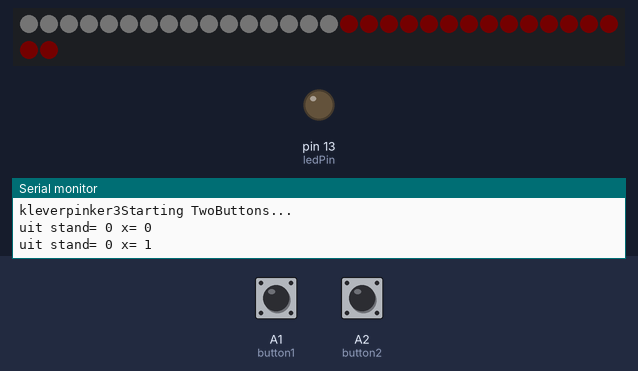
Recording of a sketch running on a simulated Arduino Uno, built with avr-gcc and run on an emulated ATmega328P. Parts: 32 RGB LEDs in strip order, left to right, continuing on the next row, output pins drawn as LEDs (lit = HIGH), the last lines printed to the serial monitor. Inputs (shaded band) come from the test bench; at power-on: A1 (button1) HIGH, A2 (button2) HIGH. Dim RGB values are drawn brighter than linear.

Above: at 2.5 s.
2.6 s: A1 (button1) pulled LOW for 0.15 s
3.3 s: A2 (button2) pulled LOW for 0.15 s
At 3.96 s:
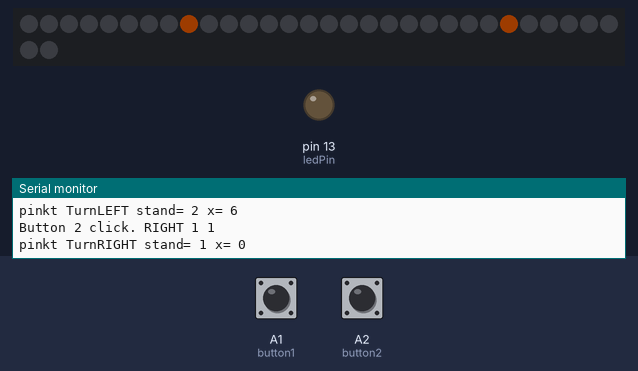
4.0 s: A1 (button1) pulled LOW for 0.15 s
4.7 s: A2 (button2) pulled LOW for 1 s
At 6.7 s:
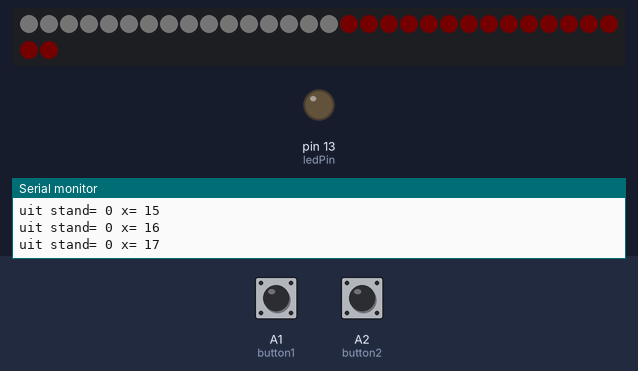
7.2 s: A1 (button1) pulled LOW for 1 s
9.7 s: A2 (button2) pulsed LOW 2 times (0.12 s each, 0.3 s apart)
At 10.52 s:
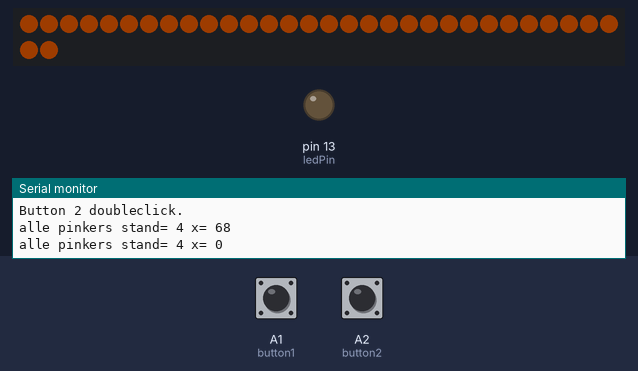
Timing chart, 0 to 12.7 s (numbered marks = the images above; inputs shaded):
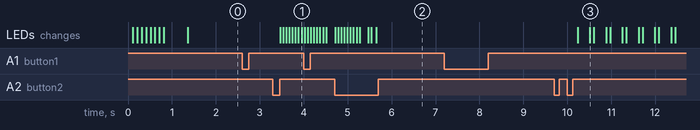

Measured:
- after the input at 4.7 s, the LEDs: first differ from a run without the input after 0.95 s (image 2)
- after the input at 9.7 s, the LEDs: first change after 0.54 s (image 3 shows a later state)

The sketch:

source.ino
```cpp
 //v12345vtm  https://www.youtube.com/watch?v=2PjL_NGj_R0

#include "OneButton.h"

// Setup a new OneButton on pin A1.
OneButton button1(A1, true);
// Setup a new OneButton on pin A2.
OneButton button2(A2, true);

#include <FastLED.h>

// How many leds in your strip?
#define NUM_LEDS 32
#define DATA_PIN 8
const int ledPin = 13;      // the number of the LED pin

// Define the array of leds
CRGB leds[NUM_LEDS];

unsigned long eventInterval = 1070;
unsigned long previousTime = 0;

String standvzaken = "uit";
int stand;

byte prioriteit = 255 ; //hoe lager het getal hoe belanrijker 0= noodstop bijvoorbeeld
int x ;// we mogen geen for loops gebruiken

// toggle Variables will change:
byte TurnLEFT = LOW;         // the current state of the output pin
byte TurnRIGHT = LOW;

void setup() {

  stand = 0;
  x = 0;
  pinMode(ledPin, OUTPUT);
  Serial.begin(115200);


  // link the button 1 functions.
  button1.attachClick(click1);
  button1.attachDoubleClick(doubleclick1);
  button1.attachLongPressStart(longPressStart1);
  button1.attachLongPressStop(longPressStop1);
  button1.attachDuringLongPress(longPress1);

  // link the button 2 functions.
  button2.attachClick(click2);
  button2.attachDoubleClick(doubleclick2);
  button2.attachLongPressStart(longPressStart2);
  button2.attachLongPressStop(longPressStop2);
  button2.attachDuringLongPress(longPress2);

  FastLED.addLeds<NEOPIXEL, DATA_PIN>(leds, NUM_LEDS);  // GRB ordering is assumed
  // https://alloyui.com/examples/color-picker/hsv.html

  FastLED.clear();  // clear all pixel data
  FastLED.show();

  Serial.print("kleverpinker3");
  Serial.println("Starting TwoButtons...");


  //startseq
  for (byte x = 0; x < 8; x++) {
    leds[x] = CHSV(27, 255, 20); //front links
    leds[x + 16] = CHSV(27, 255, 20); //rear links
    leds[15 - x] = CHSV(27, 255, 20); //fronr rechts
    leds[31 - x] = CHSV(27, 255, 20); //rear rechts
    FastLED.show();
    delay(100);
  }
  FastLED.clear();  // clear all pixel data
  FastLED.show();
  delay(250);


  FastLED.clear();  // clear all pixel data
  FastLED.show();
  delay(250);


  // while (1) {}
}

void loop() {  //https://github.com/FastLED/FastLED/wiki/FastLED-HSV-Colors

  /* Updates frequently */
  unsigned long currentTime = millis();

  // keep watching the push buttons:
  button1.tick();
  button2.tick();

  /* This is the event */
  if (currentTime - previousTime >= eventInterval) {
    /* Event code */
    Serial.print (standvzaken);
    Serial.print (" stand= " );
    Serial.print (stand);
    Serial.print (" x= " );
    Serial.println (x);

    //cases
    if (stand  == 5) {
      x = 0;
      FastLED.clear();  // clear all pixel data
      FastLED.show();
    }

    if (stand  == 1) {
      knipperrechts();
      FastLED.show();
      x = x + 1;
    }


    if (stand  == 2) {
      knipperlinks();
      FastLED.show();
      x = x + 1;
    }


    if (stand  == 4) {
      hazard();//4pinkers
      FastLED.show();
      x = x + 1;
    }


    if (stand  == 0) {
      gewoonrijden();//
      FastLED.show();
      x = x + 1;
    }

    /* Update the timing for the next time around */
    previousTime = currentTime;
  }
}


// ----- button 1 callback functions

// This function will be called when the button1 was pressed 1 time (and no 2. button press followed).
void click1() {

  prioriteit = 1 ;
  TurnRIGHT = LOW ; //de andere richting afleggen moest dit aan zijn


  TurnLEFT = !TurnLEFT;

  Serial.println("Button 1 click. LEFT " +   String(prioriteit) + " " + TurnLEFT);
  if (TurnLEFT) {
    standvzaken = "pinkt TurnLEFT";
    stand = 2 ;
    x = 0;
  }
  if (!TurnLEFT) {
    standvzaken = "uit";
    stand = 0 ;
  }

} // click1


// This function will be called when the button1 was pressed 2 times in a short timeframe.
void doubleclick1() {
  Serial.println("Button 1 doubleclick.");
  standvzaken = "uit";
  stand = 5 ;
} // doubleclick1


// This function will be called once, when the button1 is pressed for a long time.
void longPressStart1() {
  Serial.println("Button 1 longPress start");
} // longPressStart1


// This function will be called often, while the button1 is pressed for a long time.
void longPress1() {
  // Serial.println("Button 1 longPress...");
  standvzaken = "drive";
  stand = 0 ;
  TurnLEFT = LOW;         // moesten we hierna willen een pinker aanleggen kan dit
  TurnRIGHT = LOW;
} // longPress1


// This function will be called once, when the button1 is released after beeing pressed for a long time.
void longPressStop1() {
  Serial.println("Button 1 longPress stop");

} // longPressStop1


// ... and the same for button 2:

void click2() {
  prioriteit = 1 ;
  TurnLEFT = LOW ; //de andere richting afleggen moest dit aan zijn
  TurnRIGHT = ! TurnRIGHT;
  Serial.println("Button 2 click. RIGHT " +   String(prioriteit) + " " + TurnRIGHT);
  if (TurnRIGHT) {
    standvzaken = "pinkt TurnRIGHT";
    stand = 1 ;
    x = 0 ;
  }
  if (!TurnRIGHT) {
    standvzaken = "uit";
    stand = 0 ;
  }
} // click2


void doubleclick2() {
  Serial.println("Button 2 doubleclick.");
  standvzaken = "alle pinkers";
  stand = 4 ;
} // doubleclick2


void longPressStart2() {
  Serial.println("Button 2 longPress start");
} // longPressStart2


void longPress2() {
  // Serial.println("Button 2 longPress...");
  standvzaken = "uit";
  stand = 0 ;
  TurnLEFT = LOW;         // moesten we hierna willen een pinker aanleggen kan dit
  TurnRIGHT = LOW;
} // longPress2

void longPressStop2() {
  Serial.println("Button 2 longPress stop");

} // longPressStop2


void knipperrechts()
{

  if (x == 0)
  {
    FastLED.clear();  // clear all pixel data
    FastLED.show();
  }


  if (x < 8)
  {
    // Serial.print ("    stand= " );
    // Serial.println (stand);
    leds[x] = CHSV(0, 0, 0); //front links
    leds[x + 16] = CHSV(0, 0, 0); //rear links
    leds[x + 8] = CHSV(27, 255, 100); //fronr rechts
    leds[x + 24] = CHSV(27, 255, 100); //rear rechts
    eventInterval = 70;
  }
  else {
    x = 0 - 1;
    FastLED.clear();  // clear all pixel data
    FastLED.show();
    eventInterval = 200;
  }
}


void knipperlinks()
{

  if (x == 0)
  {
    FastLED.clear();  // clear all pixel data
    FastLED.show();
  }

  if (x < 8)
  {
    // Serial.print ("    stand= " );
    // Serial.println (stand);
    leds[8 + x] = CHSV(0, 0, 0); //front links
    leds[24 + x] = CHSV(0, 0, 0); //rear links
    leds[7 - x] = CHSV(27, 255, 100); //fronr rechts
    leds[23 - x] = CHSV(27, 255, 100); //rear rechts
    eventInterval = 70;
  }
  else {
    x = 0 - 1;
    FastLED.clear();  // clear all pixel data
    FastLED.show();
    eventInterval = 200;
  }
}


void   hazard() {
  if (x == 0)
  {
    FastLED.clear();  // clear all pixel data
    FastLED.show();
    TurnLEFT = LOW;         // moesten we hierna willen een pinker aanleggen kan dit
    TurnRIGHT = LOW;
  }
  if (x < 1)
  {
    for (byte y = 0; y < 32; y++) {
      leds[y] =  CHSV(27, 255, 100); //eerst alles wit
      FastLED.show();
    }
    eventInterval = 170;
  }
  else {
    x = 0 - 1;
    FastLED.clear();  // clear all pixel data
    FastLED.show();
    eventInterval = 200;
  }
}


void   gewoonrijden() {

  TurnLEFT = LOW;         // moesten we hierna willen een pinker aanleggen kan dit
  TurnRIGHT = LOW;

  if (true)
  {
    for (byte y = 0; y < 16; y++) {
      leds[y] = CHSV(130, 50, 15); //front wit
        leds[y+16] = CHSV(255, 255, 5); //rear rood
      FastLED.show();
    }


    //   eventInterval = 170;
  }

}
```
